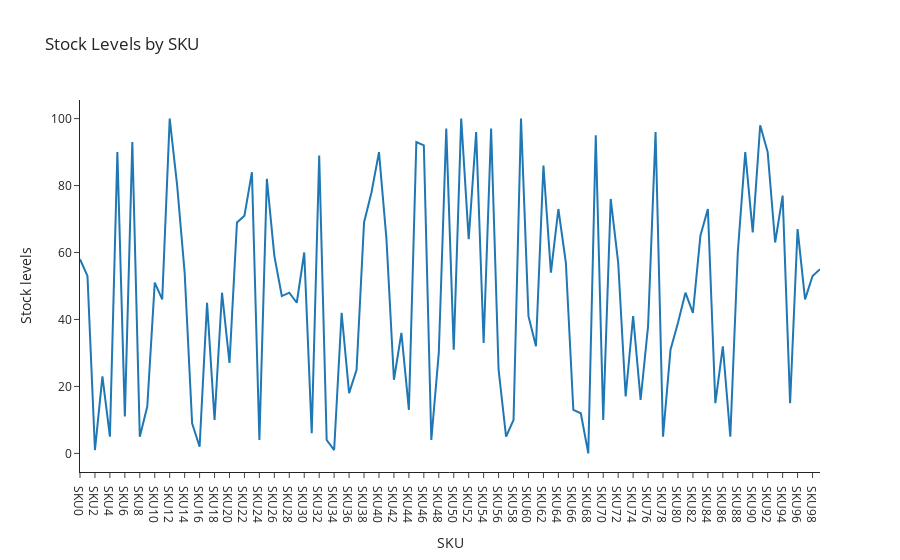

Notebook code cell kept with this figure:
### Code cell
stock_chart = px.line(df , x = 'SKU' , y = 'Stock levels' , title = 'Stock Levels by SKU')
stock_chart.show()

### Figure 1 — Plotly figure (JSON) as saved in the notebook; plotly's stock layout.template omitted (floating-point values rounded to 4 significant figures)
{"data": [{"hovertemplate": "SKU=%{x}<br>Stock levels=%{y}<extra></extra>", "legendgroup": "", "line": {"color": "#1F77B4", "dash": "solid"}, "marker": {"symbol": "circle"}, "mode": "lines", "name": "", "orientation": "v", "showlegend": false, "type": "scatter", "x": ["SKU0", "SKU1", "SKU2", "SKU3", "SKU4", "SKU5", "SKU6", "SKU7", "SKU8", "SKU9", "SKU10", "SKU11", "SKU12", "SKU13", "SKU14", "SKU15", "SKU16", "SKU17", "SKU18", "SKU19", "SKU20", "SKU21", "SKU22", "SKU23", "SKU24", "SKU25", "SKU26", "SKU27", "SKU28", "SKU29", "SKU30", "SKU31", "SKU32", "SKU33", "SKU34", "SKU35", "SKU36", "SKU37", "SKU38", "SKU39", "SKU40", "SKU41", "SKU42", "SKU43", "SKU44", "SKU45", "SKU46", "SKU47", "SKU48", "SKU49", "SKU50", "SKU51", "SKU52", "SKU53", "SKU54", "SKU55", "SKU56", "SKU57", "SKU58", "SKU59", "SKU60", "SKU61", "SKU62", "SKU63", "SKU64", "SKU65", "SKU66", "SKU67", "SKU68", "SKU69", "SKU70", "SKU71", "SKU72", "SKU73", "SKU74", "SKU75", "SKU76", "SKU77", "SKU78", "SKU79", "SKU80", "SKU81", "SKU82", "SKU83", "SKU84", "SKU85", "SKU86", "SKU87", "SKU88", "SKU89", "SKU90", "SKU91", "SKU92", "SKU93", "SKU94", "SKU95", "SKU96", "SKU97", "SKU98", "SKU99"], "xaxis": "x", "y": [58, 53, 1, 23, 5, 90, 11, 93, 5, 14, 51, 46, 100, 80, 54, 9, 2, 45, 10, 48, 27, 69, 71, 84, 4, 82, 59, 47, 48, 45, 60, 6, 89, 4, 1, 42, 18, 25, 69, 78, 90, 64, 22, 36, 13, 93, 92, 4, 30, 97, 31, 100, 64, 96, 33, 97, 25, 5, 10, 100, 41, 32, 86, 54, 73, 57, 13, 12, 0, 95, 10, 76, 57, 17, 41, 16, 38, 96, 5, 31, 39, 48, 42, 65, 73, 15, 32, 5, 60, 90, 66, 98, 90, 63, 77, 15, 67, 46, 53, 55], "yaxis": "y"}], "layout": {"legend": {"tracegroupgap": 0}, "title": {"text": "Stock Levels by SKU"}, "xaxis": {"anchor": "y", "domain": [0, 1], "title": {"text": "SKU"}}, "yaxis": {"anchor": "x", "domain": [0, 1], "title": {"text": "Stock levels"}}}}
